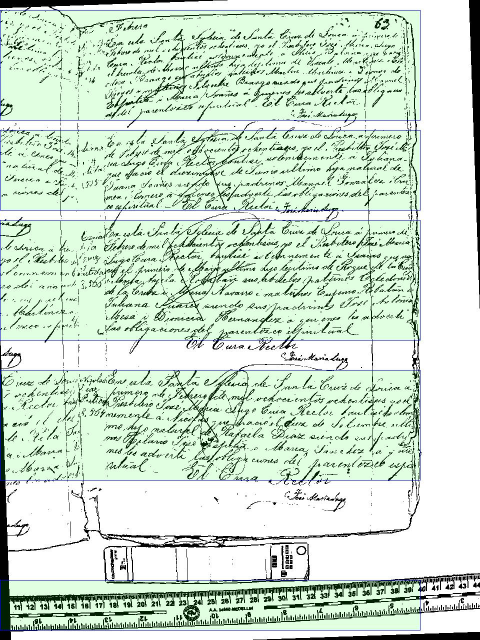
#> input picture src/segmentation/layouts/hello.jpg, 960 x 1280 px (shown at 1/2 size); its folder holds only this picture in this run
$ python -i deslant_img.py   (imports and definitions only)
#> lines starting #> are read from the running program, lines starting #| are printed output that depends on the picture; after the words box and inside, x2 and y2 are one past the last pixel; in counts of white or black regions, pixels touching at a corner belong together
"""
This module is referenced from https://github.com/githubharald/DeslantImg without any modification
All rights reserved to the original author
"""

from collections import namedtuple
from typing import Tuple
import cv2
import numpy as np
import pybobyqa

DeslantRes = namedtuple('DeslantRes', 'img, shear_val, candidates')
Candidate = namedtuple('Candidate', 'shear_val, score')


def _get_shear_vals(lower_bound: float,
                    upper_bound: float,
                    step: float) -> Tuple[float]:
    """Compute shear values in given range."""
    return tuple(np.arange(lower_bound, upper_bound + step, step))


def _shear_img(img: np.ndarray,
               s: float, bg_color: int,
               interpolation=cv2.INTER_NEAREST) -> np.ndarray:
    """Shears image by given shear value."""
    h, w = img.shape
    offset = h * s
    w = w + int(abs(offset))
    tx = max(-offset, 0)

    shear_transform = np.asarray([[1, s, tx], [0, 1, 0]], dtype=float)
    img_sheared = cv2.warpAffine(img, shear_transform, (w, h), flags=interpolation, borderValue=bg_color)

    return img_sheared


def _compute_score(img_binary: np.ndarray, s: float) -> float:
    """Compute score, with higher score values corresponding to more and longer vertical lines."""
    img_sheared = _shear_img(img_binary, s, 0)
    h = img_sheared.shape[0]

    img_sheared_mask = img_sheared > 0
    first_fg_px = np.argmax(img_sheared_mask, axis=0)
    last_fg_px = h - np.argmax(img_sheared_mask[::-1], axis=0)
    num_fg_px = np.sum(img_sheared_mask, axis=0)

    dist_fg_px = last_fg_px - first_fg_px
    col_mask = np.bitwise_and(num_fg_px > 0, dist_fg_px == num_fg_px)
    masked_dist_fg_px = dist_fg_px[col_mask]

    score = sum(masked_dist_fg_px ** 2)
    return score


def deslant_img(img: np.ndarray,
                optim_algo: 'str' = 'grid',
                lower_bound: float = -2,
                upper_bound: float = 2,
                num_steps: int = 20,
                bg_color=255) -> DeslantRes:
    """
    Deslants the image by applying a shear transform.

    The function searches for a shear transform that yields many long connected vertical lines.

    Args:
        img: The image to be deslanted with text in black and background in white.
        optim_algo: Specify optimization algorithm searching for the best scoring shear value:
            'grid': Search on grid defined by the bounds and the number of steps.
            'powell': Apply the derivative-free BOBYQA optimizer from Powell within given bounds.
        lower_bound: Lower bound of shear values to be considered by optimizer.
        upper_bound: Upper bound of shear values to be considered by optimizer.
        num_steps: Number of grid points if optim_algo is 'grid'.
        bg_color: Color that is used to fill the gaps of the returned sheared image.

    Returns:
        Object of DeslantRes, holding the deslanted image and (only for optim_algo 'grid') the candidates
        with shear value and score.
    """

    assert img.ndim == 2
    assert img.dtype == np.uint8
    assert optim_algo in ['grid', 'powell']
    assert lower_bound < upper_bound

    # apply Otsu's threshold method to inverted input image
    img_binary = cv2.threshold(255 - img, 0, 255, cv2.THRESH_BINARY + cv2.THRESH_OTSU)[1] // 255

    # variables to be set by optimization method
    best_shear_val = None
    candidates = None

    # compute scores on grid points
    if optim_algo == 'grid':
        step = (upper_bound - lower_bound) / num_steps
        shear_vals = _get_shear_vals(lower_bound, upper_bound, step)
        candidates = [Candidate(s, _compute_score(img_binary, s)) for s in shear_vals]
        best_shear_val = sorted(candidates, key=lambda c: c.score, reverse=True)[0].shear_val

    # use Powell's derivative-free optimization method to find best scoring shear value
    elif optim_algo == 'powell':
        bounds = [[lower_bound], [upper_bound]]
        s0 = [(lower_bound + upper_bound) / 2]

        # minimize the negative score
        def obj_fun(s):
            return -_compute_score(img_binary, s)

        # the heuristic to find a global minimum is used, as the negative score contains many small local minima
        res = pybobyqa.solve(obj_fun, x0=s0, bounds=bounds, seek_global_minimum=True)
        best_shear_val = res.x[0]

    res_img = _shear_img(img, best_shear_val, bg_color, cv2.INTER_LINEAR)
    return DeslantRes(res_img, best_shear_val, candidates)

>>> import cv2
>>> picture = cv2.imread('layouts/hello.jpg', cv2.IMREAD_GRAYSCALE)
#> picture: shape (1280, 960); min 0, max 255, mean 217.7
>>> result = deslant_img(picture)
#> in deslant_img, `img_binary = cv2.threshold(255 - img, 0, 255, cv2.THRESH_BINARY + cv2...`:
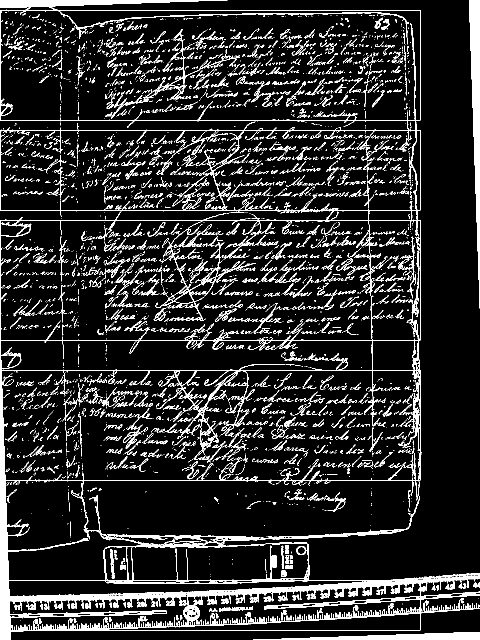
#> img_binary: shape (1280, 960) (shown at 1/2 size); values 0 (black) and 1 (white), 12.6% white; 3789 white regions (2773 under 20 px), largest, box (x1, y1, x2, y2) and area: (0, 0, 960, 1280) 66872, (938, 0, 960, 617) 6965, (506, 1264, 960, 1280) 3834
#> in _shear_img, `img_sheared = cv2.warpAffine(img, shear_transform, (w, h), flags=inter..`: img_sheared: shape (1280, 3520); values 0 (black) and 1 (white), 3.4% white in thin lines or dots
#> in _compute_score, `first_fg_px = np.argmax(img_sheared_mask, axis=0)`: first_fg_px = 3520 values, max 1279 at index 2, min 0 at index 0, mean 471.6
#> in _compute_score, `last_fg_px = h - np.argmax(img_sheared_mask[::-1], axis=0)`: last_fg_px = 3520 values, max 1280 at index 0, min 1 at index 3518, mean 792.6
#> in _compute_score, `num_fg_px = np.sum(img_sheared_mask, axis=0)`: num_fg_px = 3520 values, max 85 at index 838, min 0 at index 0, mean 44.16
#> in _compute_score, `dist_fg_px = last_fg_px - first_fg_px`: dist_fg_px = 3520 values, max 1280 at index 0, min 1 at index 2, mean 320.9
#> in _compute_score, `masked_dist_fg_px = dist_fg_px[col_mask]`: masked_dist_fg_px = 220 values, max 14 at index 60, min 1 at index 0, mean 9.68
#> in _compute_score, `score = sum(masked_dist_fg_px ** 2)`: score = 21878
#> in _shear_img (call 2), `img_sheared = cv2.warpAffine(img, shear_transform, (w, h), flags=inter..`: img_sheared: shape (1280, 3264); values 0 (black) and 1 (white), 3.7% white in thin lines or dots
#> in _shear_img (call 3), `img_sheared = cv2.warpAffine(img, shear_transform, (w, h), flags=inter..`: img_sheared: shape (1280, 3008); values 0 (black) and 1 (white), 4% white in thin lines or dots
#> in _shear_img (call 4), `img_sheared = cv2.warpAffine(img, shear_transform, (w, h), flags=inter..`: img_sheared: shape (1280, 2752); values 0 (black) and 1 (white), 4.4% white in thin lines or dots
#> in _shear_img (call 5), `img_sheared = cv2.warpAffine(img, shear_transform, (w, h), flags=inter..`: img_sheared: shape (1280, 2496); values 0 (black) and 1 (white), 4.9% white in thin lines or dots
#> in _shear_img (call 6), `img_sheared = cv2.warpAffine(img, shear_transform, (w, h), flags=inter..`: img_sheared: shape (1280, 2240); values 0 (black) and 1 (white), 5.4% white in thin lines or dots
#> in _shear_img (call 7), `img_sheared = cv2.warpAffine(img, shear_transform, (w, h), flags=inter..`: img_sheared: shape (1280, 1984); values 0 (black) and 1 (white), 6.1% white in thin lines or dots
#> in _shear_img (call 8), `img_sheared = cv2.warpAffine(img, shear_transform, (w, h), flags=inter..`: img_sheared: shape (1280, 1728); values 0 (black) and 1 (white), 7% white; 5441 white regions (4351 under 20 px), largest, box (x1, y1, x2, y2) and area: (1, 0, 1597, 1280) 65504, (1357, 0, 1728, 617) 6965, (507, 1264, 970, 1280) 3834
#> in _shear_img (call 9), `img_sheared = cv2.warpAffine(img, shear_transform, (w, h), flags=inter..`: img_sheared: shape (1280, 1472); values 0 (black) and 1 (white), 8.2% white; 4978 white regions (3900 under 20 px), largest, box (x1, y1, x2, y2) and area: (0, 0, 1345, 1280) 64691, (1225, 0, 1472, 617) 6965, (506, 1264, 966, 1280) 3834
#> in _shear_img (call 10), `img_sheared = cv2.warpAffine(img, shear_transform, (w, h), flags=inter..`: img_sheared: shape (1280, 1216); values 0 (black) and 1 (white), 10% white; 4358 white regions (3301 under 20 px), largest, box (x1, y1, x2, y2) and area: (0, 0, 1093, 1280) 66824, (1092, 0, 1216, 617) 6965, (506, 1264, 963, 1280) 3834
#> in _shear_img (call 12), `img_sheared = cv2.warpAffine(img, shear_transform, (w, h), flags=inter..`: img_sheared: shape (1280, 1215); values 0 (black) and 1 (white), 10% white; 3700 white regions (2705 under 20 px), largest, box (x1, y1, x2, y2) and area: (0, 0, 1203, 1280) 68201, (938, 0, 1083, 617) 6965, (762, 1264, 1215, 1280) 3832
#> in _shear_img (call 13), `img_sheared = cv2.warpAffine(img, shear_transform, (w, h), flags=inter..`: img_sheared: shape (1280, 1471); values 0 (black) and 1 (white), 8.3% white; 3623 white regions (2653 under 20 px), largest, box (x1, y1, x2, y2) and area: (0, 0, 1447, 1280) 66285, (938, 0, 1206, 617) 6965, (1018, 1264, 1471, 1280) 3833
#> in _shear_img (call 14), `img_sheared = cv2.warpAffine(img, shear_transform, (w, h), flags=inter..`: img_sheared: shape (1280, 1727); values 0 (black) and 1 (white), 7% white; 3636 white regions (2671 under 20 px), largest, box (x1, y1, x2, y2) and area: (0, 0, 1690, 1280) 68322, (938, 0, 1330, 617) 6965, (1273, 1264, 1727, 1280) 3834
#> in _shear_img (call 15), `img_sheared = cv2.warpAffine(img, shear_transform, (w, h), flags=inter..`: img_sheared: shape (1280, 1983); values 0 (black) and 1 (white), 6.1% white; 3578 white regions (2627 under 20 px), largest, box (x1, y1, x2, y2) and area: (0, 0, 1934, 1280) 65878, (938, 0, 1453, 617) 6965, (1529, 1264, 1983, 1280) 3834
#> in _shear_img (call 16), `img_sheared = cv2.warpAffine(img, shear_transform, (w, h), flags=inter..`: img_sheared: shape (1280, 2239); values 0 (black) and 1 (white), 5.4% white; 3533 white regions (2593 under 20 px), largest, box (x1, y1, x2, y2) and area: (0, 0, 2177, 1280) 65850, (938, 0, 1576, 617) 6965, (1785, 1264, 2239, 1280) 3834
#> in _shear_img (call 17), `h, w = img.shape`: w = 960
#> in _shear_img (call 17), `offset = h * s`: offset = 1536
#> in _shear_img (call 17), `w = w + int(abs(offset))`: w = 2495
#> in _shear_img (call 17), `shear_transform = np.asarray([[1, s, tx], [0, 1, 0]], dtype=float)`: shear_transform = [[1, 1.2, 0], [0, 1, 0]]
#> in _shear_img (call 17), `img_sheared = cv2.warpAffine(img, shear_transform, (w, h), flags=inter..`:
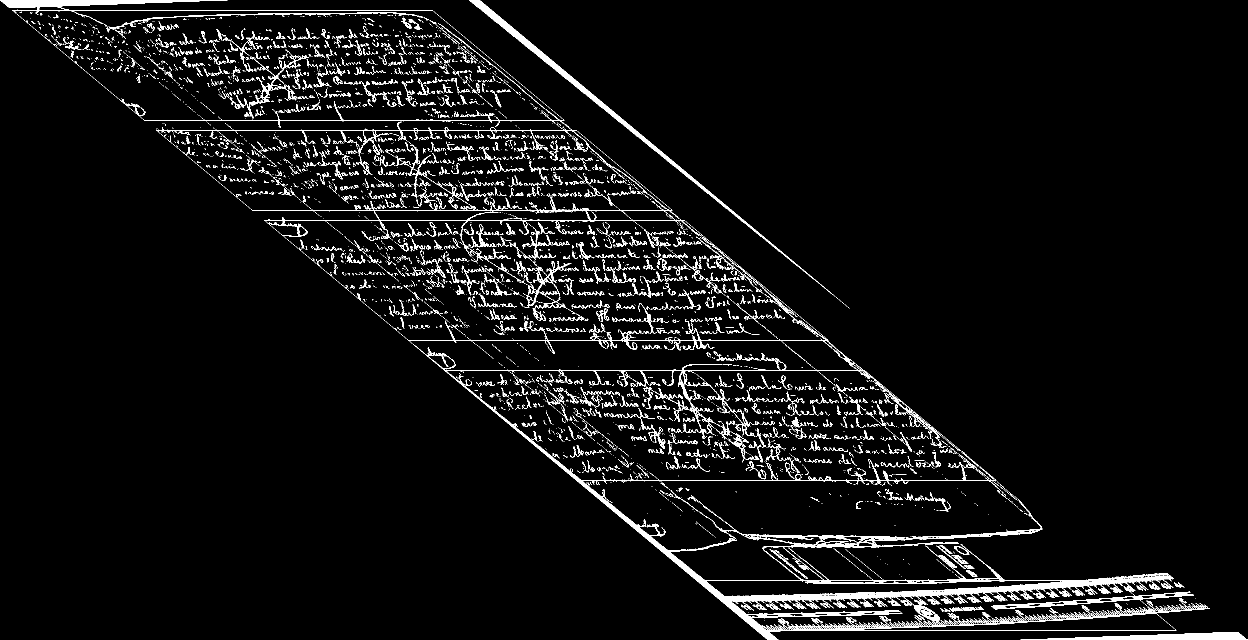
#> img_sheared: shape (1280, 2495) (shown at 1/2 size); values 0 (black) and 1 (white), 4.9% white; 4484 white regions (3484 under 20 px), largest, box (x1, y1, x2, y2) and area: (814, 491, 2420, 1280) 47248, (938, 0, 1670, 593) 6941, (0, 0, 867, 48) 4886
#> in _shear_img (call 18), `h, w = img.shape`: w = 960
#> in _shear_img (call 18), `offset = h * s`: offset = 1792
#> in _shear_img (call 18), `w = w + int(abs(offset))`: w = 2751
#> in _shear_img (call 18), `shear_transform = np.asarray([[1, s, tx], [0, 1, 0]], dtype=float)`: shear_transform = [[1, 1.4, 0], [0, 1, 0]]
#> in _shear_img (call 18), `img_sheared = cv2.warpAffine(img, shear_transform, (w, h), flags=inter..`:
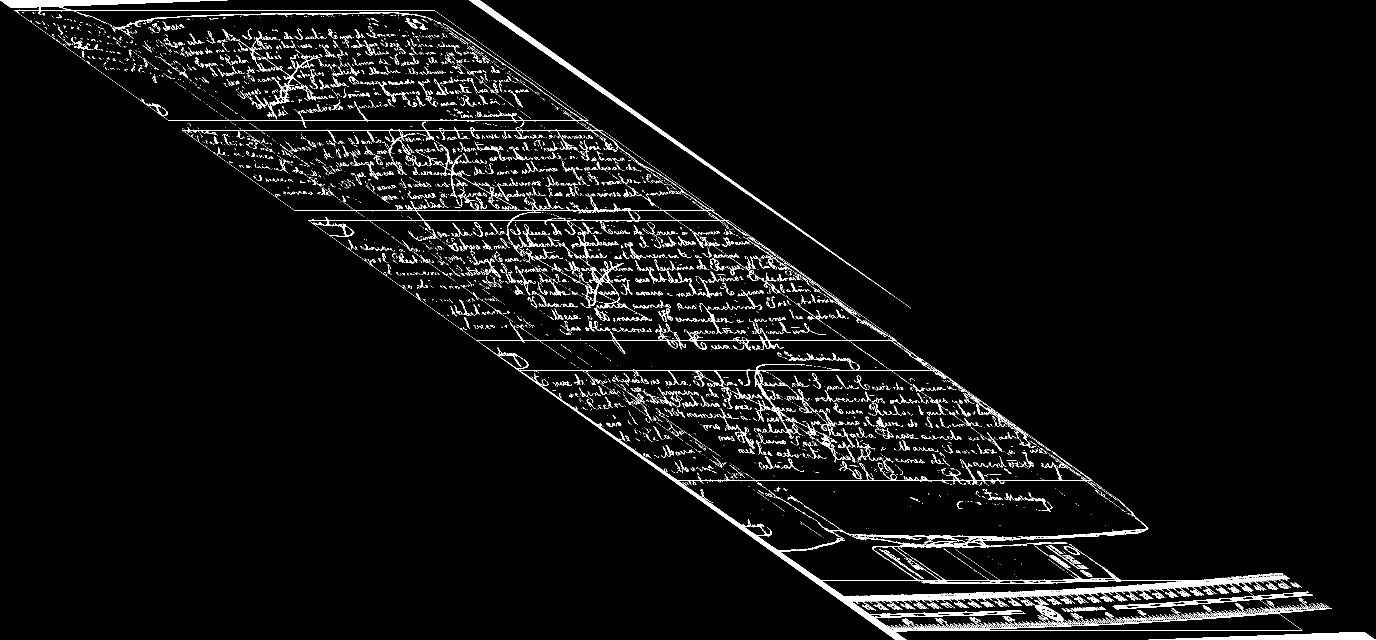
#> img_sheared: shape (1280, 2751) (shown at 1/2 size); values 0 (black) and 1 (white), 4.4% white; 5532 white regions (4487 under 20 px), largest, box (x1, y1, x2, y2) and area: (965, 689, 2664, 1280) 42896, (938, 0, 1783, 589) 6937, (0, 0, 870, 30) 4798
#> in _shear_img (call 19), `h, w = img.shape`: w = 960
#> in _shear_img (call 19), `offset = h * s`: offset = 2048
#> in _shear_img (call 19), `w = w + int(abs(offset))`: w = 3007
#> in _shear_img (call 19), `shear_transform = np.asarray([[1, s, tx], [0, 1, 0]], dtype=float)`: shear_transform = [[1, 1.6, 0], [0, 1, 0]]
#> in _shear_img (call 19), `img_sheared = cv2.warpAffine(img, shear_transform, (w, h), flags=inter..`:
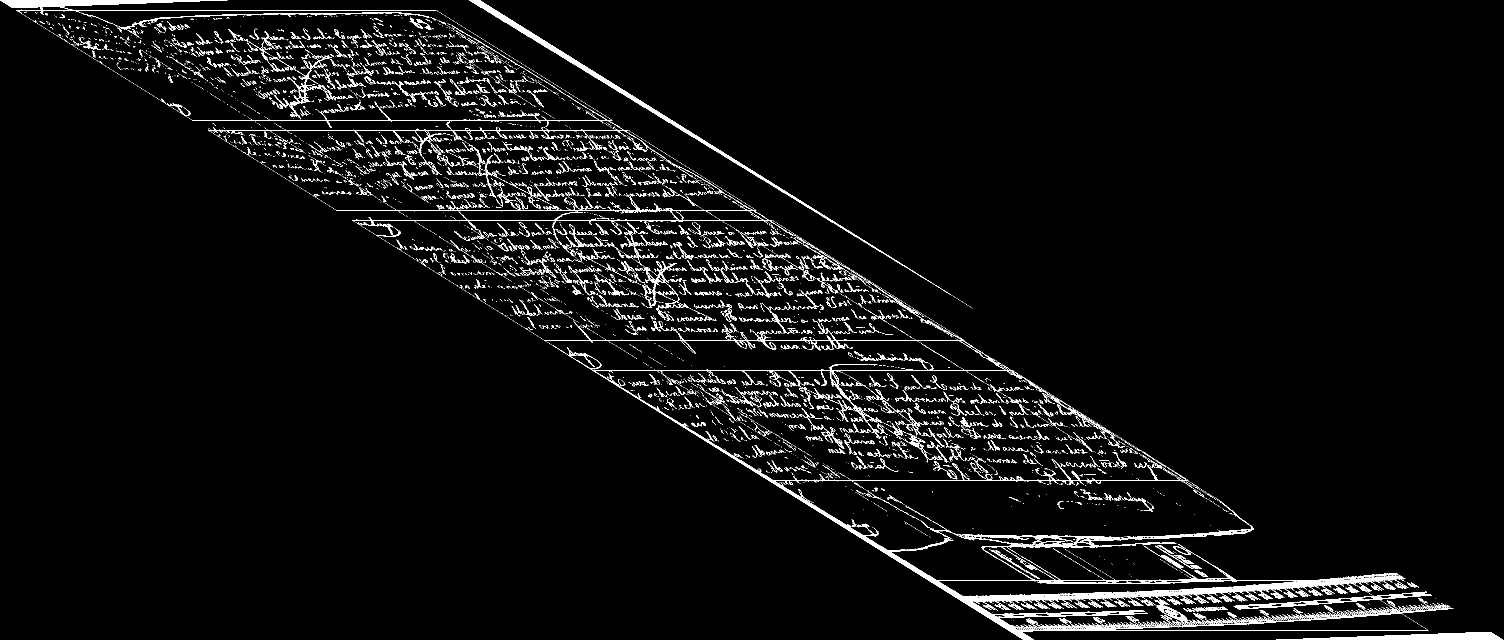
#> img_sheared: shape (1280, 3007) (shown at 1/2 size); values 0 (black) and 1 (white), 4% white in thin lines or dots
#> in _shear_img (call 20), `h, w = img.shape`: w = 960
#> in _shear_img (call 20), `offset = h * s`: offset = 2304
#> in _shear_img (call 20), `w = w + int(abs(offset))`: w = 3263
#> in _shear_img (call 20), `shear_transform = np.asarray([[1, s, tx], [0, 1, 0]], dtype=float)`: shear_transform = [[1, 1.8, 0], [0, 1, 0]]
#> in _shear_img (call 20), `img_sheared = cv2.warpAffine(img, shear_transform, (w, h), flags=inter..`:
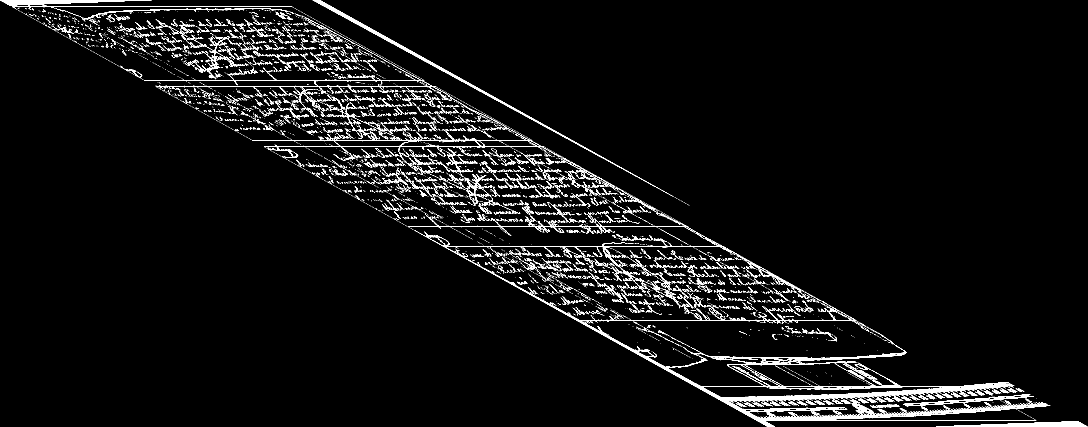
#> img_sheared: shape (1280, 3263) (shown at 1/3 size); values 0 (black) and 1 (white), 3.7% white in thin lines or dots
#> in _shear_img (call 21), `h, w = img.shape`: w = 960
#> in _shear_img (call 21), `offset = h * s`: offset = 2560
#> in _shear_img (call 21), `w = w + int(abs(offset))`: w = 3519
#> in _shear_img (call 21), `shear_transform = np.asarray([[1, s, tx], [0, 1, 0]], dtype=float)`: shear_transform = [[1, 2, 0], [0, 1, 0]]
#> in _shear_img (call 21), `img_sheared = cv2.warpAffine(img, shear_transform, (w, h), flags=inter..`:
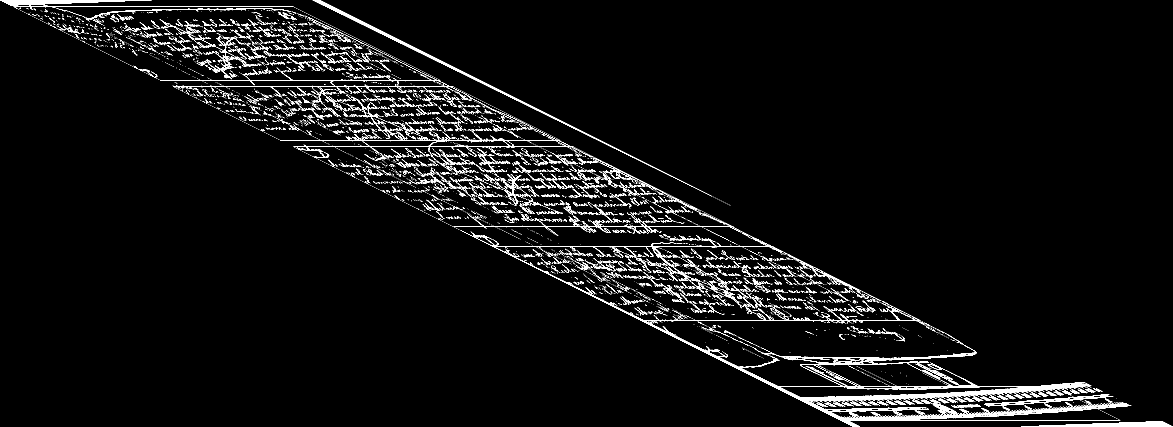
#> img_sheared: shape (1280, 3519) (shown at 1/3 size); values 0 (black) and 1 (white), 3.5% white in thin lines or dots
#> in deslant_img, `candidates = [Candidate(s, _compute_score(img_binary, s)) for s in she..`: candidates = 21 items, first 6: (-2, 21878), (-1.8, 25668), (-1.6, 30719), (-1.4, 37376), (-1.2, 47682), (-1, 63552)
#> in deslant_img, `best_shear_val = sorted(candidates, key=lambda c: c.score, reverse=Tru..`: best_shear_val = -0.2
#> in _shear_img (call 22), `offset = h * s`: offset = -256
#> in _shear_img (call 22), `w = w + int(abs(offset))`: w = 1216
#> in _shear_img (call 22), `tx = max(-offset, 0)`: tx = 256
#> in _shear_img (call 22), `shear_transform = np.asarray([[1, s, tx], [0, 1, 0]], dtype=float)`: shear_transform = [[1, -0.2, 256], [0, 1, 0]]
#> in _shear_img (call 22), `img_sheared = cv2.warpAffine(img, shear_transform, (w, h), flags=inter..`:
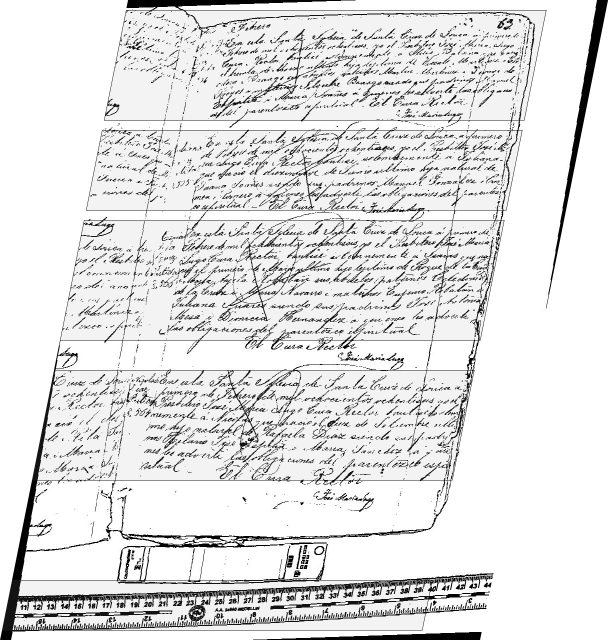
#> img_sheared: shape (1280, 1216) (shown at 1/2 size); min 0, max 255, mean 225.6
